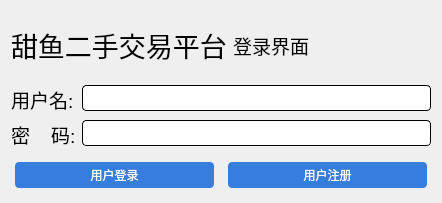
<?xml version="1.0" encoding="UTF-8"?>
<ui version="4.0">
 <class>LoginWindow</class>
 <widget class="QWidget" name="LoginWindow">
  <property name="geometry">
   <rect>
    <x>0</x>
    <y>0</y>
    <width>442</width>
    <height>203</height>
   </rect>
  </property>
  <property name="windowTitle">
   <string>甜鱼: 登录界面</string>
  </property>
  <property name="styleSheet">
   <string notr="true">QPushButton {
    border: none;
    border-radius: 4px;
	padding: 4px;
	margin: 4px; 
    background-color: rgb(54, 125, 221);
    color: white;
}
QLineEdit{
	border: 1px solid black;
	border-radius: 4px;
	padding: 4px;
}
</string>
  </property>
  <layout class="QVBoxLayout" name="verticalLayout">
   <item>
    <layout class="QGridLayout" name="gridLayout">
     <item row="2" column="0">
      <widget class="QPushButton" name="loginBtn">
       <property name="text">
        <string>用户登录</string>
       </property>
      </widget>
     </item>
     <item row="2" column="1">
      <widget class="QPushButton" name="logonBtn">
       <property name="text">
        <string>用户注册</string>
       </property>
      </widget>
     </item>
     <item row="1" column="0" colspan="2">
      <layout class="QFormLayout" name="formLayout">
       <item row="0" column="0">
        <widget class="QLabel" name="label_3">
         <property name="font">
          <font>
           <pointsize>14</pointsize>
          </font>
         </property>
         <property name="text">
          <string>用户名:</string>
         </property>
        </widget>
       </item>
       <item row="0" column="1">
        <widget class="QLineEdit" name="user_name_text"/>
       </item>
       <item row="1" column="0">
        <widget class="QLabel" name="label_4">
         <property name="font">
          <font>
           <pointsize>14</pointsize>
          </font>
         </property>
         <property name="text">
          <string>密    码:</string>
         </property>
        </widget>
       </item>
       <item row="1" column="1">
        <widget class="QLineEdit" name="user_pwd_text">
         <property name="echoMode">
          <enum>QLineEdit::Password</enum>
         </property>
        </widget>
       </item>
      </layout>
     </item>
     <item row="0" column="0" colspan="2">
      <layout class="QHBoxLayout" name="horizontalLayout">
       <item>
        <widget class="QLabel" name="label">
         <property name="font">
          <font>
           <pointsize>20</pointsize>
          </font>
         </property>
         <property name="text">
          <string>甜鱼二手交易平台</string>
         </property>
        </widget>
       </item>
       <item>
        <widget class="QLabel" name="label_2">
         <property name="font">
          <font>
           <pointsize>14</pointsize>
          </font>
         </property>
         <property name="text">
          <string>登录界面</string>
         </property>
        </widget>
       </item>
      </layout>
     </item>
    </layout>
   </item>
  </layout>
 </widget>
 <resources/>
 <connections/>
</ui>
